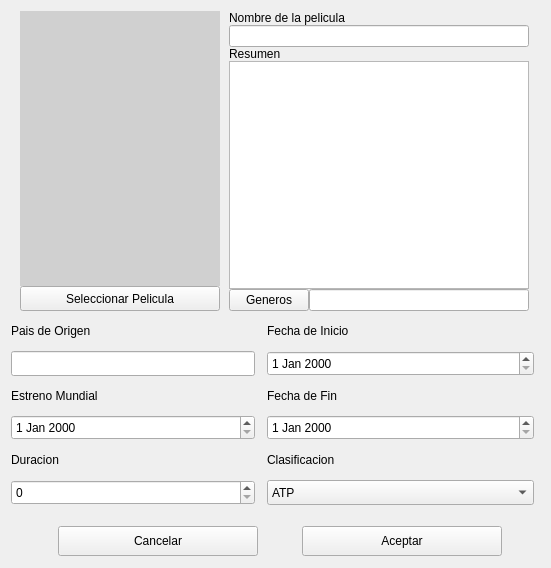
<?xml version="1.0" encoding="UTF-8"?>
<ui version="4.0">
 <class>AgregarPelicula</class>
 <widget class="QWidget" name="AgregarPelicula">
  <property name="geometry">
   <rect>
    <x>0</x>
    <y>0</y>
    <width>551</width>
    <height>568</height>
   </rect>
  </property>
  <property name="windowTitle">
   <string>AgregarPelicula</string>
  </property>
  <layout class="QVBoxLayout" name="verticalLayout">
   <item>
    <widget class="QWidget" name="widget" native="true">
     <property name="maximumSize">
      <size>
       <width>16777215</width>
       <height>600</height>
      </size>
     </property>
     <layout class="QVBoxLayout" name="verticalLayout_2">
      <property name="spacing">
       <number>0</number>
      </property>
      <property name="leftMargin">
       <number>0</number>
      </property>
      <property name="topMargin">
       <number>0</number>
      </property>
      <property name="rightMargin">
       <number>0</number>
      </property>
      <property name="bottomMargin">
       <number>0</number>
      </property>
      <item>
       <widget class="QWidget" name="widget_4" native="true">
        <property name="maximumSize">
         <size>
          <width>16777215</width>
          <height>300</height>
         </size>
        </property>
        <layout class="QHBoxLayout" name="horizontalLayout">
         <property name="spacing">
          <number>0</number>
         </property>
         <property name="leftMargin">
          <number>0</number>
         </property>
         <property name="topMargin">
          <number>0</number>
         </property>
         <property name="rightMargin">
          <number>0</number>
         </property>
         <property name="bottomMargin">
          <number>0</number>
         </property>
         <item>
          <widget class="QWidget" name="widget_5" native="true">
           <property name="maximumSize">
            <size>
             <width>200</width>
             <height>16777215</height>
            </size>
           </property>
           <layout class="QVBoxLayout" name="verticalLayout_3">
            <property name="spacing">
             <number>0</number>
            </property>
            <property name="leftMargin">
             <number>0</number>
            </property>
            <property name="topMargin">
             <number>0</number>
            </property>
            <property name="rightMargin">
             <number>0</number>
            </property>
            <property name="bottomMargin">
             <number>0</number>
            </property>
            <item>
             <widget class="QLabel" name="label_peli">
              <property name="styleSheet">
               <string notr="true">background-color:rgb(208, 208, 208)</string>
              </property>
              <property name="text">
               <string/>
              </property>
             </widget>
            </item>
            <item>
             <widget class="QPushButton" name="btn_seleccionar_pelicula">
              <property name="minimumSize">
               <size>
                <width>0</width>
                <height>25</height>
               </size>
              </property>
              <property name="text">
               <string>Seleccionar Pelicula</string>
              </property>
             </widget>
            </item>
           </layout>
          </widget>
         </item>
         <item>
          <widget class="QWidget" name="widget_6" native="true">
           <property name="maximumSize">
            <size>
             <width>300</width>
             <height>16777215</height>
            </size>
           </property>
           <layout class="QVBoxLayout" name="verticalLayout_4">
            <property name="spacing">
             <number>0</number>
            </property>
            <property name="leftMargin">
             <number>0</number>
            </property>
            <property name="topMargin">
             <number>0</number>
            </property>
            <property name="rightMargin">
             <number>0</number>
            </property>
            <property name="bottomMargin">
             <number>0</number>
            </property>
            <item>
             <widget class="QLabel" name="label">
              <property name="styleSheet">
               <string notr="true">font: 11pt &quot;MS Shell Dlg 2&quot;;</string>
              </property>
              <property name="text">
               <string>Nombre de la pelicula</string>
              </property>
             </widget>
            </item>
            <item>
             <widget class="QLineEdit" name="nombre_pelicula"/>
            </item>
            <item>
             <widget class="QLabel" name="label_2">
              <property name="styleSheet">
               <string notr="true">font: 11pt &quot;MS Shell Dlg 2&quot;;</string>
              </property>
              <property name="text">
               <string>Resumen</string>
              </property>
             </widget>
            </item>
            <item>
             <widget class="QTextEdit" name="textEdit_Resumen"/>
            </item>
            <item>
             <layout class="QHBoxLayout" name="horizontalLayout_4">
              <item>
               <widget class="QPushButton" name="btn_generos">
                <property name="text">
                 <string>Generos</string>
                </property>
               </widget>
              </item>
              <item>
               <widget class="QLineEdit" name="lineEdit_generos"/>
              </item>
             </layout>
            </item>
           </layout>
          </widget>
         </item>
        </layout>
       </widget>
      </item>
      <item>
       <widget class="QWidget" name="widget_3" native="true">
        <property name="maximumSize">
         <size>
          <width>16777215</width>
          <height>300</height>
         </size>
        </property>
        <layout class="QHBoxLayout" name="horizontalLayout_3">
         <property name="spacing">
          <number>0</number>
         </property>
         <property name="leftMargin">
          <number>0</number>
         </property>
         <property name="topMargin">
          <number>0</number>
         </property>
         <property name="rightMargin">
          <number>0</number>
         </property>
         <property name="bottomMargin">
          <number>0</number>
         </property>
         <item>
          <widget class="QWidget" name="widget_7" native="true">
           <property name="minimumSize">
            <size>
             <width>0</width>
             <height>0</height>
            </size>
           </property>
           <property name="maximumSize">
            <size>
             <width>250</width>
             <height>16777215</height>
            </size>
           </property>
           <layout class="QVBoxLayout" name="verticalLayout_7">
            <property name="spacing">
             <number>6</number>
            </property>
            <property name="leftMargin">
             <number>0</number>
            </property>
            <property name="topMargin">
             <number>6</number>
            </property>
            <property name="rightMargin">
             <number>6</number>
            </property>
            <property name="bottomMargin">
             <number>6</number>
            </property>
            <item>
             <widget class="QLabel" name="label_4">
              <property name="styleSheet">
               <string notr="true">font: 11pt &quot;MS Shell Dlg 2&quot;;</string>
              </property>
              <property name="text">
               <string>Pais de Origen</string>
              </property>
             </widget>
            </item>
            <item>
             <widget class="QLineEdit" name="lineEdit_pais_origen">
              <property name="minimumSize">
               <size>
                <width>0</width>
                <height>25</height>
               </size>
              </property>
             </widget>
            </item>
            <item>
             <widget class="QLabel" name="label_5">
              <property name="styleSheet">
               <string notr="true">font: 11pt &quot;MS Shell Dlg 2&quot;;</string>
              </property>
              <property name="text">
               <string>Estreno Mundial</string>
              </property>
             </widget>
            </item>
            <item>
             <widget class="QDateEdit" name="dateEdit_estreno_mundial">
              <property name="minimumSize">
               <size>
                <width>100</width>
                <height>25</height>
               </size>
              </property>
             </widget>
            </item>
            <item>
             <widget class="QLabel" name="label_6">
              <property name="styleSheet">
               <string notr="true">font: 11pt &quot;MS Shell Dlg 2&quot;;</string>
              </property>
              <property name="text">
               <string>Duracion</string>
              </property>
             </widget>
            </item>
            <item>
             <widget class="QSpinBox" name="duracion">
              <property name="minimumSize">
               <size>
                <width>25</width>
                <height>25</height>
               </size>
              </property>
              <property name="maximum">
               <number>9999999</number>
              </property>
             </widget>
            </item>
           </layout>
          </widget>
         </item>
         <item>
          <widget class="QWidget" name="widget_8" native="true">
           <layout class="QVBoxLayout" name="verticalLayout_6">
            <property name="spacing">
             <number>6</number>
            </property>
            <property name="leftMargin">
             <number>6</number>
            </property>
            <property name="topMargin">
             <number>6</number>
            </property>
            <property name="rightMargin">
             <number>6</number>
            </property>
            <property name="bottomMargin">
             <number>6</number>
            </property>
            <item>
             <widget class="QLabel" name="label_8">
              <property name="styleSheet">
               <string notr="true">font: 11pt &quot;MS Shell Dlg 2&quot;;</string>
              </property>
              <property name="text">
               <string>Fecha de Inicio</string>
              </property>
             </widget>
            </item>
            <item>
             <widget class="QDateEdit" name="dateEdit_fecha_inicio">
              <property name="minimumSize">
               <size>
                <width>100</width>
                <height>25</height>
               </size>
              </property>
             </widget>
            </item>
            <item>
             <widget class="QLabel" name="label_9">
              <property name="styleSheet">
               <string notr="true">font: 11pt &quot;MS Shell Dlg 2&quot;;</string>
              </property>
              <property name="text">
               <string>Fecha de Fin</string>
              </property>
             </widget>
            </item>
            <item>
             <widget class="QDateEdit" name="dateEdit_fecha_fin">
              <property name="minimumSize">
               <size>
                <width>0</width>
                <height>25</height>
               </size>
              </property>
             </widget>
            </item>
            <item>
             <widget class="QLabel" name="label_7">
              <property name="styleSheet">
               <string notr="true">font: 11pt &quot;MS Shell Dlg 2&quot;;</string>
              </property>
              <property name="text">
               <string>Clasificacion</string>
              </property>
             </widget>
            </item>
            <item>
             <widget class="QComboBox" name="clasificacion">
              <property name="minimumSize">
               <size>
                <width>0</width>
                <height>25</height>
               </size>
              </property>
              <item>
               <property name="text">
                <string>ATP</string>
               </property>
              </item>
              <item>
               <property name="text">
                <string>+13</string>
               </property>
              </item>
              <item>
               <property name="text">
                <string>+16</string>
               </property>
              </item>
              <item>
               <property name="text">
                <string>+18</string>
               </property>
              </item>
             </widget>
            </item>
           </layout>
          </widget>
         </item>
        </layout>
       </widget>
      </item>
     </layout>
    </widget>
   </item>
   <item>
    <widget class="QWidget" name="widget_2" native="true">
     <property name="maximumSize">
      <size>
       <width>16777215</width>
       <height>40</height>
      </size>
     </property>
     <layout class="QHBoxLayout" name="horizontalLayout_2">
      <item>
       <spacer name="horizontalSpacer_2">
        <property name="orientation">
         <enum>Qt::Horizontal</enum>
        </property>
        <property name="sizeHint" stdset="0">
         <size>
          <width>38</width>
          <height>20</height>
         </size>
        </property>
       </spacer>
      </item>
      <item>
       <widget class="QPushButton" name="btn_cancelar">
        <property name="minimumSize">
         <size>
          <width>200</width>
          <height>30</height>
         </size>
        </property>
        <property name="sizeIncrement">
         <size>
          <width>0</width>
          <height>0</height>
         </size>
        </property>
        <property name="text">
         <string>Cancelar</string>
        </property>
       </widget>
      </item>
      <item>
       <spacer name="horizontalSpacer">
        <property name="orientation">
         <enum>Qt::Horizontal</enum>
        </property>
        <property name="sizeHint" stdset="0">
         <size>
          <width>38</width>
          <height>20</height>
         </size>
        </property>
       </spacer>
      </item>
      <item>
       <widget class="QPushButton" name="btn_aceptar">
        <property name="minimumSize">
         <size>
          <width>200</width>
          <height>30</height>
         </size>
        </property>
        <property name="sizeIncrement">
         <size>
          <width>0</width>
          <height>0</height>
         </size>
        </property>
        <property name="text">
         <string>Aceptar</string>
        </property>
       </widget>
      </item>
      <item>
       <spacer name="horizontalSpacer_3">
        <property name="orientation">
         <enum>Qt::Horizontal</enum>
        </property>
        <property name="sizeHint" stdset="0">
         <size>
          <width>29</width>
          <height>19</height>
         </size>
        </property>
       </spacer>
      </item>
     </layout>
    </widget>
   </item>
  </layout>
 </widget>
 <resources/>
 <connections/>
</ui>
